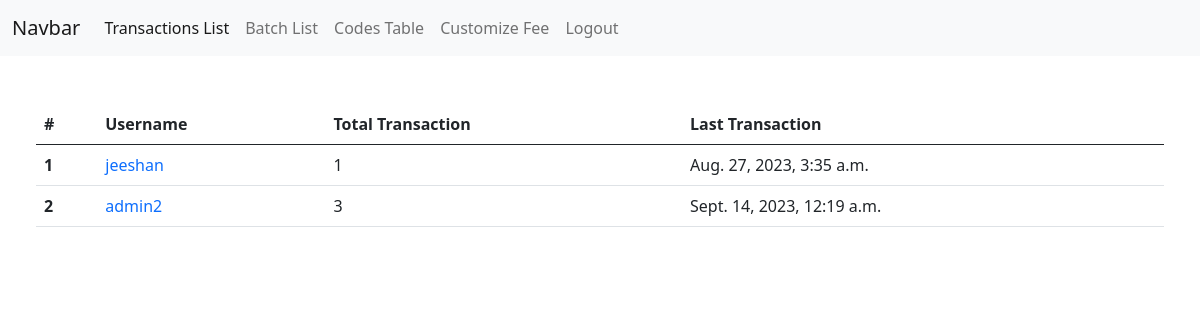
The page /transation/list/ (signed in) on the database its author committed.
### transactions/models.py (models this page shows, shortened)
class Transactions(models.Model):
    username = models.CharField(max_length=100, verbose_name='Username',default='')
    first_name = models.CharField(max_length=100, verbose_name='First Name',default='')
    last_name = models.CharField(max_length=100, verbose_name='Last Name',default='')
    company = models.CharField(max_length=100, verbose_name='Company',default='')
    address = models.CharField(max_length=100, verbose_name='Address',default='')
    city = models.CharField(max_length=100, verbose_name='City',default='')
    state = models.CharField(max_length=100, verbose_name='State',default='')
    zip_code = models.CharField(max_length=10, verbose_name='Zip',default='')
    country = models.CharField(max_length=100, verbose_name='Country',default='')
    phone_number = models.CharField(max_length=20, verbose_name='Phone Number',default='')
    amount = models.CharField(max_length=100,default='')
    payment_method = models.CharField(max_length=100,default='')
    transaction_type = models.CharField(max_length=100, verbose_name='Transaction Type',default='')
    card_number = models.CharField(max_length=16, verbose_name='Card Number' ,default='')
    exp_year = models.CharField(max_length=5, verbose_name='Expiration Year',default='')
    exp_month = models.CharField(max_length=5, verbose_name='Expiration Month',default='')
    cvv = models.CharField(max_length=4, verbose_name='CVV',default='')
    email = models.EmailField(max_length=100, verbose_name='Email',default='')
    transaction_id = models.CharField(max_length=150, verbose_name='Transaction_id',default='')
    created_at = models.DateTimeField(default=datetime.datetime.now)

### transactions/views.py (the view)
# urls.py: path('list/',views.user_show_list,name="show list"),
@login_required(login_url='/login')
def user_show_list(request):
    transactions = Transactions.objects.all().values()
    usernames_list = []
    for transaction in transactions:
        if not transaction.get('username') in usernames_list:
            usernames_list.append(transaction.get('username'))
    list = []
    for username in usernames_list:
        user_transation = Transactions.objects.filter(username=username).values()
        list_user_transation = []
        for t in user_transation:
            list_user_transation.append(t)
        obj = {
            "username": username,
            "total_transaction": len(user_transation),
            "last_transaction": user_transation[len(user_transation)-1].get('created_at')
        }
        list.append(obj)
    return render(request,'transaction_user_list.html',{'list':list})

### templates/transaction_user_list.html (shortened to what this page needs)
{% load static %}
<!doctype html>
<html lang="en">
<head>
  {% include 'partials/_head.html' %}
</head>
<body>
    {% include 'partials/_navbar.html' %}
  <section class="list-section py-6 px-4">
    <div class="container-fluid">
        <table class="table mt-5">
            <thead>
              <tr>
                <th scope="col">#</th>
                <th scope="col">Username</th>
                <th scope="col">Total Transaction</th>
                <th scope="col">Last Transaction</th>
              </tr>
            </thead>
            <tbody>
            {% for user in list %}
                <tr>
                    <th scope="row">{{forloop.counter}}</th>
                    <td><a href="/transation/list/{{user.username}}" class="text-decoration-none">{{user.username}}</a></td>
                    <td>{{user.total_transaction}}</td>
                    <td>{{user.last_transaction}}</td>
                </tr>
            {% endfor %}
            </tbody>
        </table>
    </div>
  </section>
</body>
</html>

### rows shown on the page
Transactions: username "jeeshan", last_transaction "Aug. 27, 2023, 3:35 a.m."
Transactions: username "admin2"
Transactions: last_transaction "Sept. 14, 2023, 12:19 a.m."

### other values the page prints
{{ user.total_transaction }} "1" "3"
